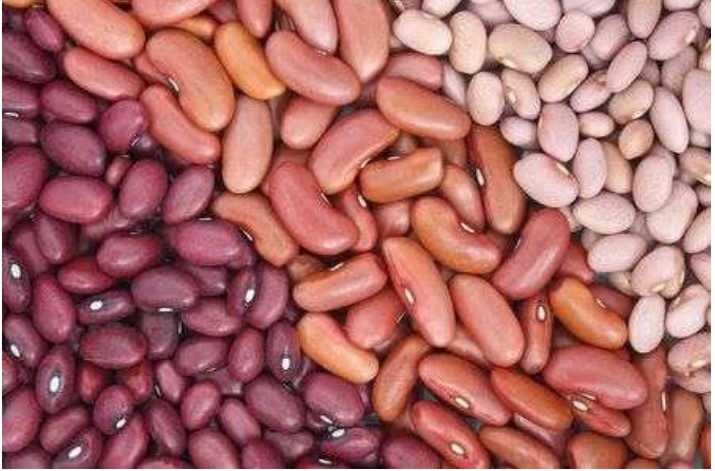
#> input picture photos/peanuts.jpg, 715 x 471 px
$ python test.py
#> lines starting #> are read from the running program, lines starting #| are printed output that depends on the picture; after the words box and inside, x2 and y2 are one past the last pixel; in counts of white or black regions, pixels touching at a corner belong together
import cv2 as cv
import numpy as np
import sys
class ISODATA:
    def __init__(self,image_array,K):
#> called with K = 40
        if isinstance(image_array,np.ndarray) == False:
            raise ValueError("Sai giá trị ảnh đầu vào")
        try:
            K = int(K)
#> K = 40
        except ValueError:
            print("Sai giá trị vùng")
            sys.exit()
        self.gray = cv.cvtColor(image_array,cv.COLOR_BGR2GRAY)
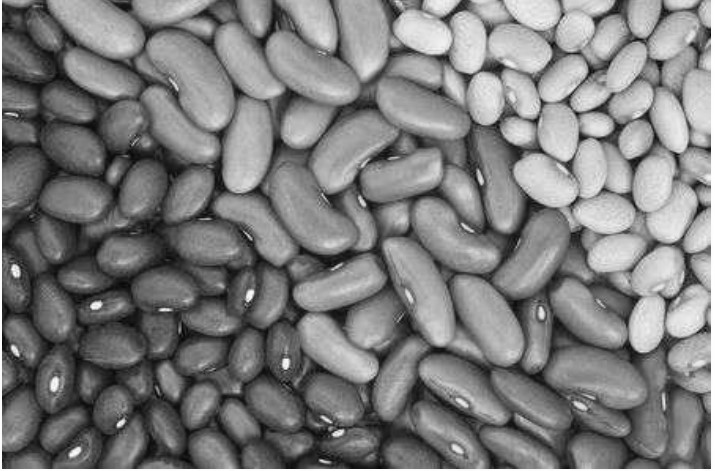
#> self.gray: shape (471, 715); min 3, max 255, mean 124.3
#> image_array is the input picture: shape (471, 715, 3); mean B, G, R 103.1, 104.9, 170.5
        self.height,self.width = self.gray.shape
#> self.height = 471; self.width = 715
        #--Khai báo từng phần tử sử dụng trong chương trình
        self.areas_array = [] #List chứa các vùng (các lớp) có kích thước bằng kích thước ảnh
        self.current_threshold = np.zeros(shape=K+1) #Mảng chứa các ngưỡng hiện tại
#> self.current_threshold = 41 values from 0 to 0
        self.previous_threshold = np.zeros(shape=K+1) #Mảng chứa các ngưỡng quá khứ
#> self.previous_threshold = 41 values from 0 to 0
        self.current_means = np.zeros(shape=K) #Mảng chứa giá trị trung bình hiện tại
#> self.current_means = 40 values from 0 to 0
        self.previous_means = np.zeros(shape=K) #Mảng chứa giá trị trung bình quá khứ
#> self.previous_means = 40 values from 0 to 0
        self.max_threshold = np.max(self.gray) #Phần tử ngưỡng cao nhất của ảnh
#> self.max_threshold = 255
        self.min_threshold = np.min(self.gray) #Phần tử ngưỡng thấp nhất của ảnh
#> self.min_threshold = 3
        self.K = K #Số vùng
#> self.K = 40
        self.areas_count_element = np.zeros(shape=K) # Tạo mảng chứa số phần tử của mỗi lớp
#> self.areas_count_element = 40 values from 0 to 0
        #--Khởi tạo giá trị ban đầu cho các phần tử
        #Khởi tạo số vùng ở trạng thái trống
        for x in range(K):
            self.areas_array.append(np.zeros((self.height,self.width)))
        #Khởi tạo ngưỡng quá khứ (x : 0->K)
        for x in range(K+1):
            if x == 0:
                self.previous_threshold[x] = self.min_threshold
            elif x == K:
                self.previous_threshold[x] = self.max_threshold
            else:
                self.previous_threshold[x] = x*((self.max_threshold-self.min_threshold)/K) + self.min_threshold
#> after the loop, self.previous_threshold = 41 values from 3 to 255
    def compare2Array(self,arr_1,arr_2):
        if isinstance(arr_1,np.ndarray)  and isinstance(arr_2,np.ndarray):
            count = 0
            for x in range(len(arr_1)):
            #- Nếu trị tuyệt đối của hiệu 2 phần từ nằm trong dải từ 0.1 đến 0.9, ta coi như là 2 số đó bằng nhau
                condition1 = np.abs(arr_1[x]-arr_2[x]) >= 0.0
                condition2 = np.abs(arr_1[x]-arr_2[x]) < 2.0
                #- I dunno why I used this thing. Link : https://numpy.org/doc/stable/reference/generated/numpy.logical_and.html
                if np.logical_and(condition1,condition2):
                    count+=1
            if count == len(arr_1):
                return True
            else:
                return False
        else:
            return False
    def executeProgram(self):
        while True:
            #- Khởi tạo lại Mảng chứa ngưỡng hiện tại
            self.current_threshold = np.zeros(shape=self.K+1)
            #- Khởi tạo lại mảng chứa số phần tử của mỗi vùng
            self.areas_count_element = np.zeros(shape=self.K)
            #- Khởi tạo lại số vùng ở trạng thái trống
            for x in range(self.K+1):
                self.areas_array.append(np.zeros((self.height,self.width)))
            #- Khởi tạo lại mảng chứa giá trị trung bình quá khứ
            self.current_means = np.zeros(shape=self.K) #Mảng chứa giá trị trung bình hiện tại
            #- Thực hiện tìm các điểm ảnh thuộc các phân vùng khác nhau
            for y in range(self.height):
                for x in range(self.width):
                    for z in range(len(self.previous_threshold)-1):
                        if self.gray[y][x] >= self.previous_threshold[z] and self.gray[y][x] <= self.previous_threshold[z+1]:
                            #Do số thứ tự của z cũng tương ứng với là số thứ tự của vùng
                            (self.areas_array[z])[y][x] = self.gray[y][x]
                            #Cộng dồn vào phần tử tương ứng với số phần tử thuộc vùng đó
                            self.areas_count_element[z]+=1
            #- Thực hiện tính mức xám trung bình và cho vào mảng trung bình
            for x in range(self.K):
                self.current_means[x] = (np.sum(self.areas_array[x])/(self.areas_count_element[x]))
            #- Tính giá trị ngưỡng của các lớp theo giá trị trung bình
            for x in range(self.K +1):
                if x == 0:
                    self.current_threshold[x] = self.min_threshold
                elif x == self.K:
                    self.current_threshold[x] = self.max_threshold
                else:
                    self.current_threshold[x] = (self.current_means[x-1]+self.current_means[x])/2
            #- Thực hiện so sánh giá trị giữa mảng ngưỡng hiện tại và mảng ngưỡng quá khứ, đồng thời cả mảng giá trị trung bình hiện tại và quá khứ
            if self.compare2Array(self.current_threshold,self.previous_threshold) or self.compare2Array(self.current_means,self.previous_means):
                print('\n\n')
                print(f'Current threshold : {self.current_threshold}')
                print(f'Previous threshold: {self.previous_threshold}')
                print('\n')
                # print(f'Current means : {self.current_means}')
                # print(f'Previous means: {self.previous_means}')
                self.previous_means = self.current_means
                self.previous_threshold = self.current_threshold
                return self.current_threshold,self.current_means,self.areas_array
            else:
                print('\n\n')
                print(f'Current threshold : {self.current_threshold}')
                print(f'Previous threshold: {self.previous_threshold}')
                print('\n')
                # print(f'Current means : {self.current_means}')
                # (f'Previous means: {self.previous_means}')
                self.previous_means = self.current_means
                self.previous_threshold = self.current_threshold
#> this loop made 1 pass
#| Previous threshold: [  3.    9.3  15.6  21.9  28.2  34.5  40.8  47.1  53.4  59.7  66.   72.3
#|   78.6  84.9  91.2  97.5 103.8 110.1 116.4 122.7 129.  135.3 141.6 147.9
#|  154.2 160.5 166.8 173.1 179.4 185.7 192.  198.3 204.6 210.9 217.2 223.5
#|  229.8 236.1 242.4 248.7 255. ]
#> after the loop, self.areas_array = 81 items
        # print(self.current_means)


if __name__ == "__main__":
    app = ISODATA(cv.imread('./photos/peanuts.jpg'),40)
    arr_threshold,arr_means,arr_areas = app.executeProgram()
    arr_threshold = arr_threshold.tolist()
    gray = cv.imread('./photos/trang.jpg',0)
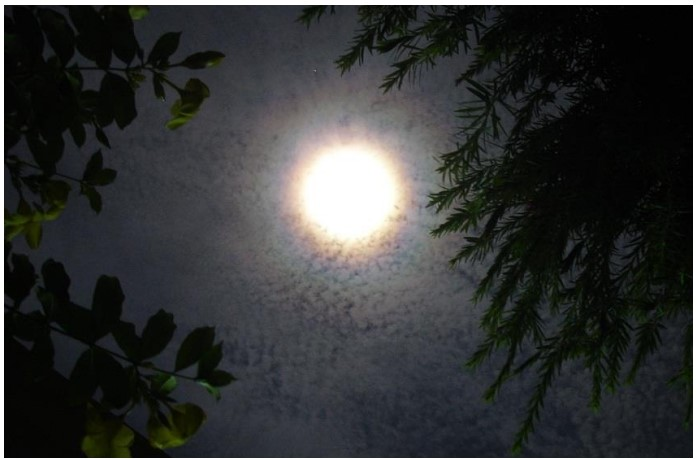
#> input picture photos/trang.jpg, 697 x 459 px
#> gray: shape (459, 697); min 0, max 255, mean 52.7
    #Ta cần ảnh của mặt trăng, do đó ta sẽ sử dụng lớp cuối cùng để biến đổi về thành ảnh nhị phân (do giá trị giữa 2 khoảng ngưỡng đó là lớn nhất và mặt trăng lại sáng nhất)
    thres,binary_image = cv.threshold(gray,int(arr_threshold[app.K-1]),int(arr_threshold[app.K]),cv.THRESH_BINARY)
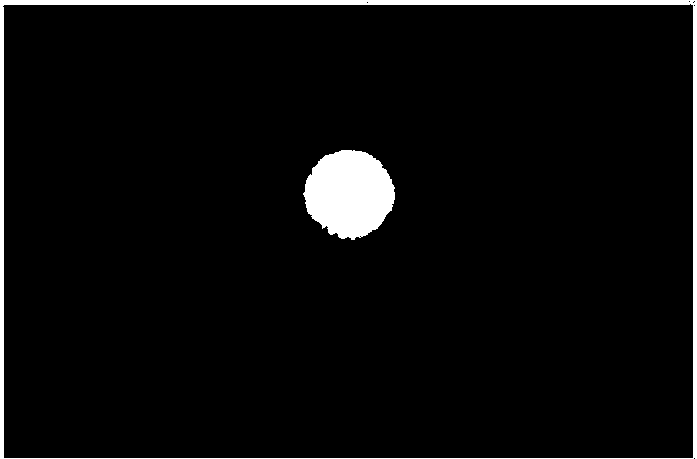
#> binary_image: shape (459, 697); 4.4% white; 2 white regions, box (x1, y1, x2, y2) and area: (0, 0, 697, 459) 7798, (303, 150, 395, 240) 6142
#> thres = 249
    cv.imshow('Image',binary_image)
    if cv.waitKey(0) == ord('q'):
#> (key q is pressed here)
        print('Quit')
        sys.exit()
#> (the program exits here)
